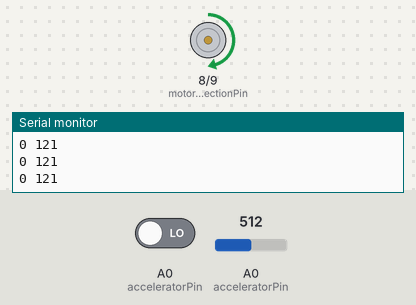
Simulated run of this sketch. Board: Arduino Uno, built with avr-gcc and run on an emulated ATmega328P. Shown: direction and speed pins drawn as motors (green arrow = direction pin HIGH = forward, orange = LOW = backward, longer = more drive), the last lines printed to the serial monitor. Inputs (shaded band) come from the test bench; at power-on: A0 (acceleratorPin) = 512, A0 (acceleratorPin) LOW.

Above: at 1.2 s.
1.3 s: A0 (acceleratorPin) set to 306
At 2.5 s:
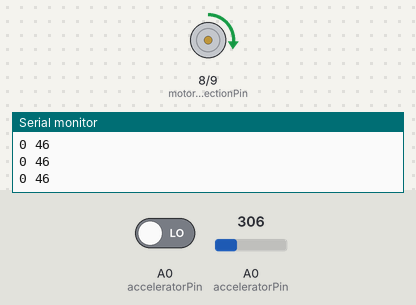
2.8 s: A0 (acceleratorPin) set to 859
At 3.9 s:
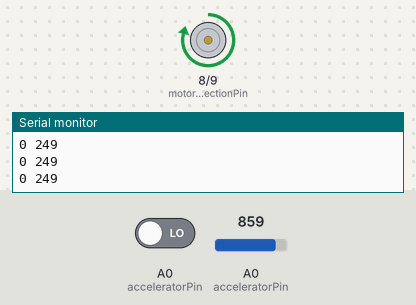
4.3 s: A0 (acceleratorPin) set to 881
At 6.0 s:
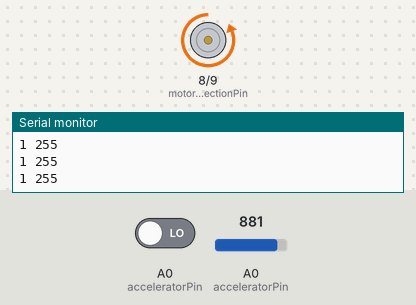
6.5 s: A0 (acceleratorPin) driven HIGH
At 6.8 s:
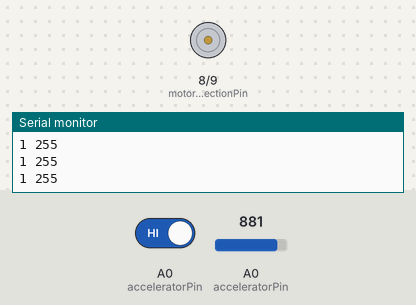
8.0 s: A0 (acceleratorPin) driven LOW
At 8.9 s:
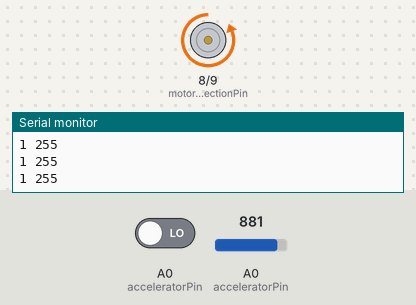
Timing chart, 0 to 11.5 s (numbered marks = the images above; inputs shaded):
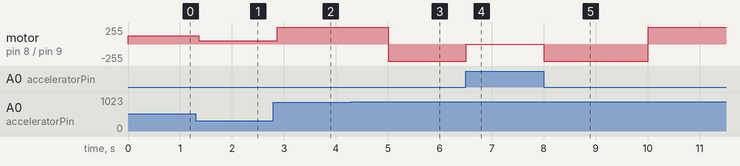

Measured:
- the behaviour switches between 873 and 874 on A0 (acceleratorPin) (found by bisection; images 2 and 3)
- after the input at 1.3 s, motor on pin 8 (motorDirectionPin) / pin 9 (motorSpeedPin): forward 121/255 → forward 46/255 after 0.06 s
- after the input at 2.8 s, motor on pin 8 (motorDirectionPin) / pin 9 (motorSpeedPin): forward 46/255 → forward 249/255 after 0.07 s
- after the input at 4.3 s, motor on pin 8 (motorDirectionPin) / pin 9 (motorSpeedPin): forward 249/255 → forward 255/255 at once, → backward 255/255 0.71 s later
- after the input at 6.5 s, motor on pin 8 (motorDirectionPin) / pin 9 (motorSpeedPin): backward 255/255 → stopped at once
- after the input at 8.0 s, motor on pin 8 (motorDirectionPin) / pin 9 (motorSpeedPin): stopped → backward 255/255 at once, → forward 255/255 2.0 s later

The sketch:

gokart.ino
```cpp
const int acceleratorPin = A0;
const int motorSpeedPin = 9;
const int motorDirectionPin = 8;
const int errorPin = A0;

bool toggle = false;
bool error = false;
unsigned long lastToggleTime = 0;
unsigned long toggleInterval = 5000;

const int numReadings = 10;
int readings[numReadings];
int readIndex = 0;
int total = 0;
int average = 0;

void setup() {
  pinMode(errorPin, INPUT);
  pinMode(acceleratorPin, INPUT);
  pinMode(motorDirectionPin, OUTPUT);
  pinMode(motorSpeedPin, OUTPUT);
  Serial.begin(9600);
}

void loop() {
  // 아날로그 값에 이동 평균 필터 적용
  total -= readings[readIndex];
  readings[readIndex] = analogRead(acceleratorPin);
  total += readings[readIndex];
  readIndex = (readIndex + 1) % numReadings;
  average = total / numReadings;

  // 아날로그 값 범위 제한
  int s = constrain(map(average, 180, 874, 0, 255), 0, 255);

  // 급격한 변화 감지
  if (s < 5) {
    s = 0; // 급격한 변화가 감지되면 속도를 0으로 설정
    error = true;
  } else {
    error = false;
  }

  // 플러그 뽑힘 감지
  if (digitalRead(errorPin) == HIGH) {
    error = true;
  }

  // 에러 상태에 따른 동작 결정
  if (error) {
    // 에러 상태에서는 정지
    digitalWrite(motorDirectionPin, HIGH);
    analogWrite(motorSpeedPin, 0);
  } else {
    // 정상 상태에서 토글 및 모터 제어
    if (s == 255 && millis() - lastToggleTime >= toggleInterval) {
      toggle = !toggle;
      lastToggleTime = millis();
    }
    Serial.print(toggle);
    Serial.print(" ");

    if (toggle == false) {
      digitalWrite(motorDirectionPin, HIGH);
      analogWrite(motorSpeedPin, s);
      Serial.println(s);
    } else {
      digitalWrite(motorDirectionPin, LOW);
      analogWrite(motorSpeedPin, s);
      Serial.println(s);
    }
  }
}
```
